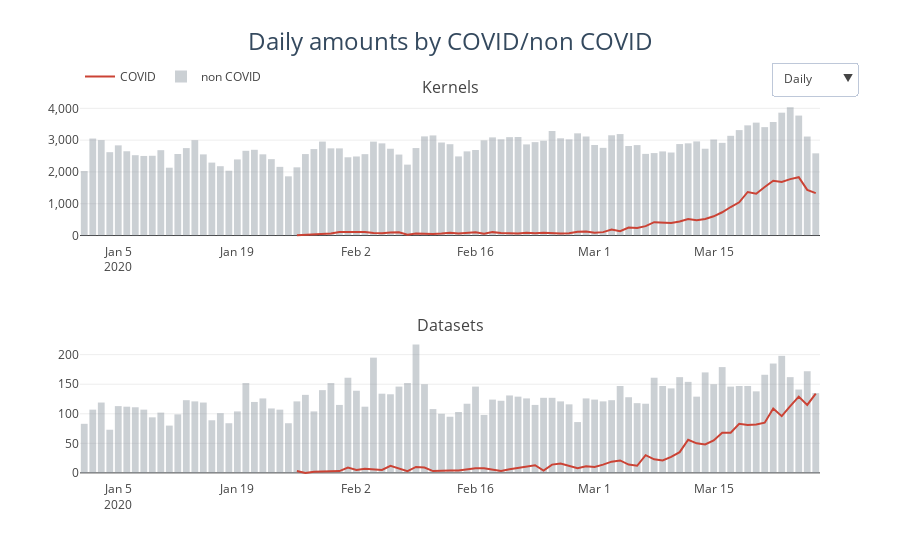

Notebook cell for this chart:
### Markdown cell above
I again chose plotly as my weapon of choice:

### Code cell
def make_plotly_covid(fig, dataset, visible=True):
    # making traces for my graphs
    fig.add_trace(go.Scatter(x=dataset['CreationDate'], y=dataset['covid_kernels'], name="COVID", 
                             line=dict(color=colors_array[3]), visible=visible), 
                  row=1, col=1)
    fig.add_trace(go.Bar(x=dataset['CreationDate'], y=dataset['other_kernels'], name="non COVID", 
                         marker=dict(color=colors_array[-1]), opacity=0.4, visible=visible), 
                  row=1, col=1)
    
    fig.add_trace(go.Scatter(x=dataset['CreationDate'], y=dataset['covid_datasets'], name="COVID",
                             line=dict(color=colors_array[3]), visible=visible, showlegend=False), 
                  row=2, col=1)
    fig.add_trace(go.Bar(x=dataset['CreationDate'], y=dataset['other_datasets'], name="non COVID", 
                         marker=dict(color=colors_array[-1]), opacity=0.4, visible=visible, showlegend=False), 
                  row=2, col=1)

# creating figure with 2 subplots
fig = make_subplots(rows=2, cols=1, subplot_titles=('Kernels', 'Datasets'))

# daily, weekly and monthly parts
make_plotly_covid(fig, daily_amounts_covid)
make_plotly_covid(fig, weekly_amounts_covid, visible=False)
make_plotly_covid(fig, monthly_amounts_covid, visible=False)

# the code below creates list for the filter
list_buttons = []
                
traces, dicts = (4, 3)
vector_size = traces*dicts
true_start = 0

for date_type in ['Daily', 'Weekly', 'Monthly']:
    visibility_list = [False for i in range(vector_size)]
    visibility_list[true_start:(true_start+traces)] = [True]*traces
    dict_button = dict(label=date_type, method="update",
                       args=[{"visible": visibility_list},
                             {"title": date_type+' amounts by COVID/non COVID'}])
    list_buttons.append(dict_button)
    true_start+=traces

fig.layout.update(
    template=layout_custom,
    updatemenus=[
        go.layout.Updatemenu(
            active=0,
            x=1.05, y=1.10,
            buttons=list_buttons)
    ])

fig.layout.update(title='Daily amounts by COVID/non COVID')

fig['layout']['yaxis1'].update(hoverformat =',d', tickformat=',d')
fig['layout']['yaxis2'].update(hoverformat =',d', tickformat=',d')

iplot(fig)
